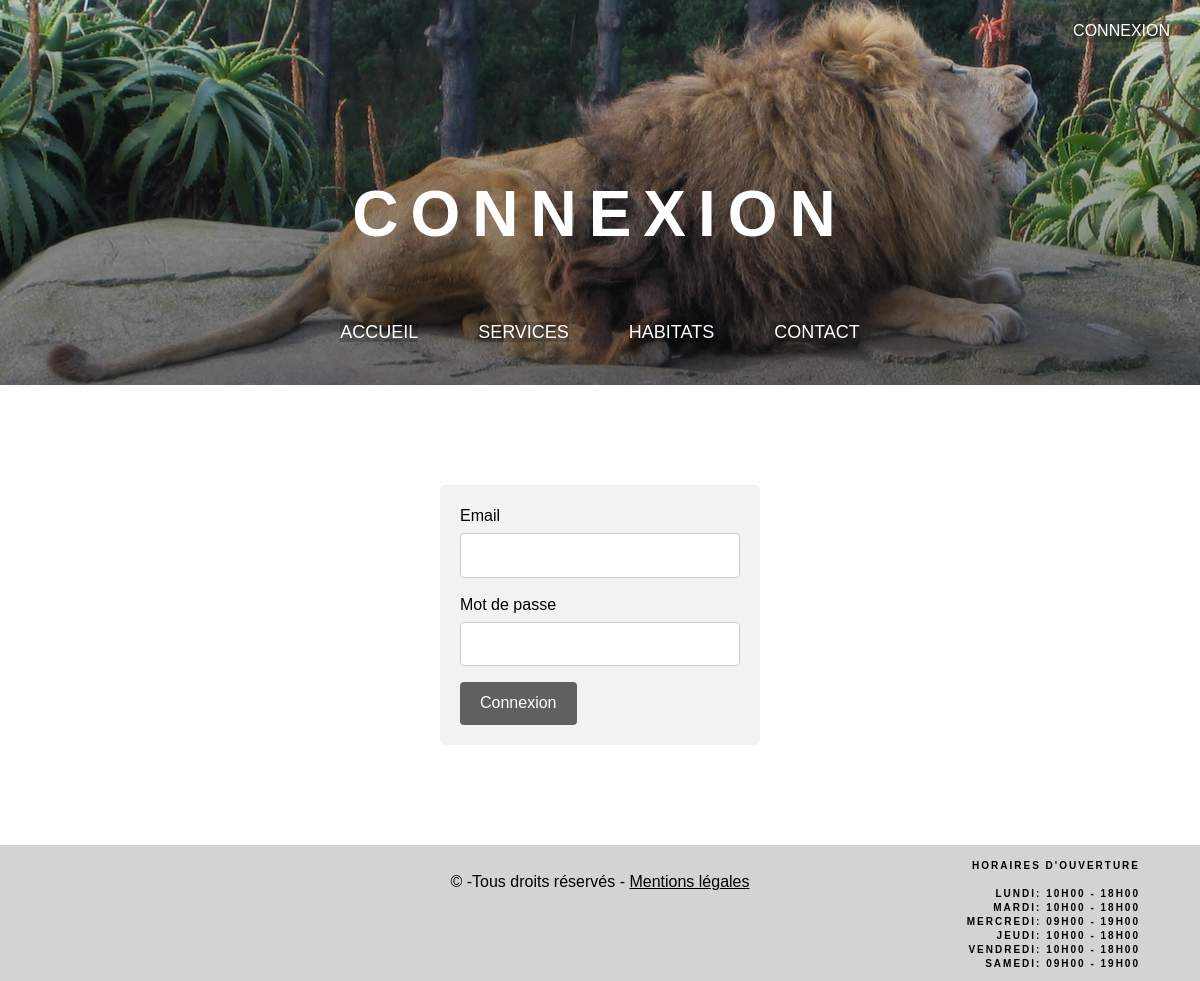
The page /login.php on the database its author committed.
### tables this page shows
CREATE TABLE "opening" (id INTEGER PRIMARY KEY AUTOINCREMENT, day VARCHAR(10) UNIQUE, hours VARCHAR(15) NOT NULL);

### login.php (the view, shortened to what this page needs)
<?php
$bdd = new PDO('sqlite:db.sqlite');
$bdd->setAttribute(PDO::ATTR_ERRMODE, PDO::ERRMODE_EXCEPTION);
$open = "SELECT * FROM opening;";
$resultOpen = $bdd->query($open);
?>
<!DOCTYPE html>
<html>
    <head>
        <link rel="stylesheet" href="normalize.css">
        <link rel="stylesheet" href="style.css">
    </head>
    <body>
        <header>
            <a class="login" href="login.php">Connexion</a>
            <h1 class="title">Connexion</h1>
            <nav class="navbar">
                <ul>
                    <li>
                        <a href="index.php">Accueil</a>
                    </li>
                    <li>
                        <a href="services.php">Services</a>
                    </li>
                    <li>
                        <a href="housing.php">Habitats</a>
                    </li>
                    <li>
                        <a href="contact.php">Contact</a>
                    </li>
                </ul>
            </nav>
        </header>
        <div class="form">
            <form action="login.php" method="POST">
                <div>
                    <label for="email">Email</label>
                    <input type="text" id="email" name="email" required>
                </div>
                <div>
                    <label for="pass">Mot de passe</label>
                    <input type="password" required id="pass" name="pass" minlength="7">
                </div>
                <div class="button">
                    <input type="submit" value="Connexion">
                </div>
            </form>
        </div>
        <footer>
            <p>© -Tous droits réservés - <a href="mentions_legales.php" style="text-decoration: underline; color: #000;">Mentions légales</a></p>
            <div class="horaires">
                <ul>
                    <li>
                        Horaires d'ouverture
                    </li>
                    <li>
                        <br>
                    </li>
                    <?php
                    $footer = $resultOpen->fetch(PDO::FETCH_ASSOC);
                    if ($footer) {
                        do {
                            $footer_day = htmlspecialchars($footer["day"]);
                            $footer_hours = htmlspecialchars($footer["hours"]);
                            ?>
                            <li><?php echo $footer_day; ?>: <?php echo $footer_hours; ?></li>
                            <?php
                        } while ($footer = $resultOpen->fetch(PDO::FETCH_ASSOC));
                    } else {
                        echo "<li>Aucun horaire d'ouverture trouvé.</li>";
                    }
                    ?>
                </ul>
            </div>
        </footer>
    </body>
</html>

### style.css (style rules this page uses)
html, body { font-size: 16px; }
body { margin: 0; padding: 0; line-height: 1.4; letter-spacing: 0.2; font-family: "Source Sans Pro", sans-serif; height: 100vh; }
header { padding: 20px; background-image: linear-gradient( to bottom, #0002, #0008 ), url("img/banner.jpg"); color: #FFF; }
header .login { float: right; margin: 0 10px; text-transform: uppercase; text-decoration: none; color: #FFF; background-color: rgba(000, 000, 000, 0.2); }
header .title { font-size: 64px; text-align: center; margin: 150px 50px 50px 50px; text-transform: uppercase; letter-spacing: 12px; }
header .navbar { margin: 10px; text-decoration: none; text-align: center; text-transform: uppercase; }
header .navbar ul { list-style: none; display: flex; margin: 0; padding: 0px; width: 100%; justify-content: center; align-items: center; font-size: 18px; }
.navbar ul li { padding: 10px 30px; }
header .navbar a { text-decoration: none; color: #FFF; background-color: rgba(000, 000, 000, 0.2); }
footer { float: bottom; background-color: #d3d3d3; text-align: center; padding-top: 10px; margin-top: auto; }
footer ul { text-transform: uppercase; list-style: none; text-align: right; padding: 10px; font-size: 10px; margin-top: -60px; margin-right: 50px; letter-spacing: 2px; font-weight: bold; }
input[type=password] { width: 100%; padding: 12px; border: 1px solid #ccc; border-radius: 4px; box-sizing: border-box; margin-top: 6px; margin-bottom: 16px; }
input[type=text], textarea { width: 100%; padding: 12px; border: 1px solid #ccc; border-radius: 4px; box-sizing: border-box; margin-top: 6px; margin-bottom: 16px; resize: none }
input[type=submit] { background-color: rgba(000, 000, 000, 0.6); color: #FFF; padding: 12px 20px; border: none; border-radius: 4px; cursor: pointer; }
.form { border-radius: 5px; background-color: #f2f2f2; padding: 20px; margin: 100px 540px; display: grid; justify-content: center; align-items: center; }
@media only screen and (max-width: 1370px) { body { height: 100vh; width: 100% } }
@media only screen and (max-width: 1370px) { .form { margin: 100px 440px; } }

### rows shown on the page
opening: day "LUNDI", hours "10H00 - 18H00"
opening: day "MARDI", hours "10H00 - 18H00"
opening: day "MERCREDI", hours "09H00 - 19H00"
opening: day "JEUDI", hours "10H00 - 18H00"
opening: day "VENDREDI", hours "10H00 - 18H00"
opening: day "SAMEDI", hours "09H00 - 19H00"
